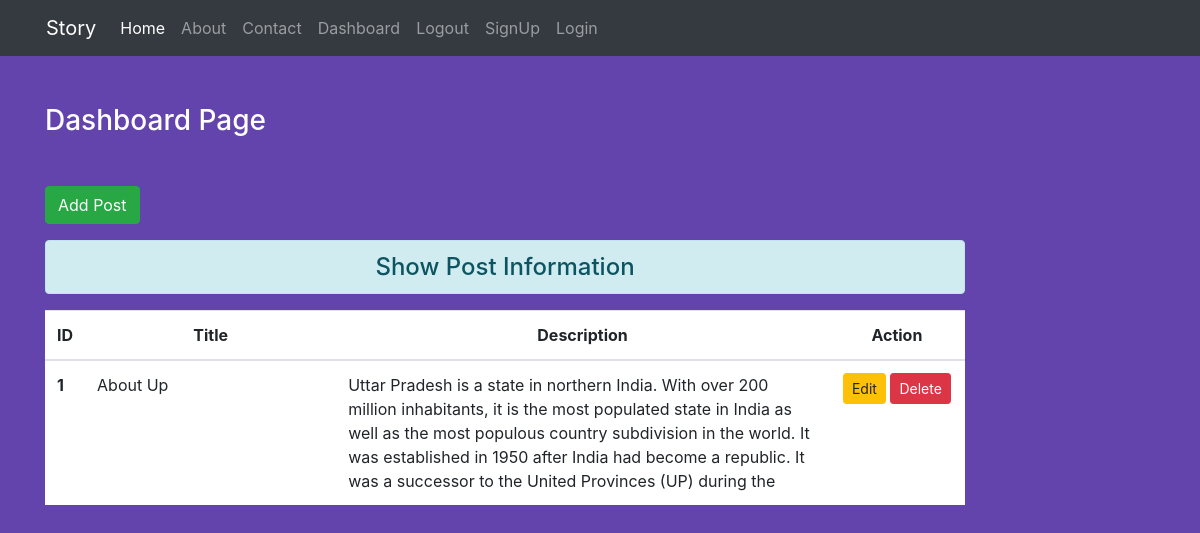
The page /dashboard/ (signed in) on the database its author committed.
### story/models.py (models this page shows)
class Post(models.Model):
    title = models.CharField(max_length=150)
    desc = models.TextField()

### story/views.py (the view)
# urls.py: path('dashboard/', views.dashboard, name='dashboard'),
def dashboard(request):
    if request.user.is_authenticated:
        posts = Post.objects.all()
        return render(request, 'story/dashboard.html', {'posts':posts})
    else:
        return HttpResponseRedirect('/login/')

### story/templates/story/dashboard.html (shortened to what this page needs)
{% extends 'story/base.html' %}
{% load static %}
{% block content %}
<div class="col-sm-10">
   <h3 class="text-white my-5">Dashboard Page</h3>
   <a href="{% url 'addpost' %}" class="btn btn-success">Add Post</a>
   <h4 class="text-center alert alert-info mt-3">Show Post Information</h4>
   {% if posts %}
    <table class="table table-hover bg-white">
        <thead>
            <tr class="text-center">
              <th scope="col" style="width:2%">ID</th>
              <th scope="col" style="width:28%">Title</th>
              <th scope="col" style="width:55%">Description</th>
              <th scope="col" style="width:15%">Action</th>
            </tr>
        </thead>
        <tbody>
            {% for post in posts %}
            <tr>
                <th scope="row">{{post.id}}</th>
                <td>{{post.title}}</td>
                <td>{{post.desc}}</td>
                <td class="text-center">
                    <a href="{% url 'updatepost' post.id %}" class="btn btn-warning btn-sm">Edit</a>
                    <form action="{% url 'deletepost' post.id %}" method="post" class="d-inline">{% csrf_token %}
                    <input type="submit" class="btn btn-danger btn-sm" value="Delete">
                    </form>
                </td>
            </tr>
            {% endfor %}
        </tbody>
    </table>
    {% else %}
      <h4 class="text-center alert alert-warning">No Records</h4>
    {% endif %}
</div>
{% endblock content %}

### story/static/story/css/style.css (style rules this page uses)
body { background-color: rgb(99, 68, 172); color: antiquewhite; }

### rows shown on the page
Post: id "1", title "About Up", desc "Uttar Pradesh is a state in northern India. With over 200 million inhabitants, it is the most populated state in India as well as the most populous country subdivision in the world. It was established in 1950 after India had become a republic. It was a successor to the United Provinces (UP) during the"
